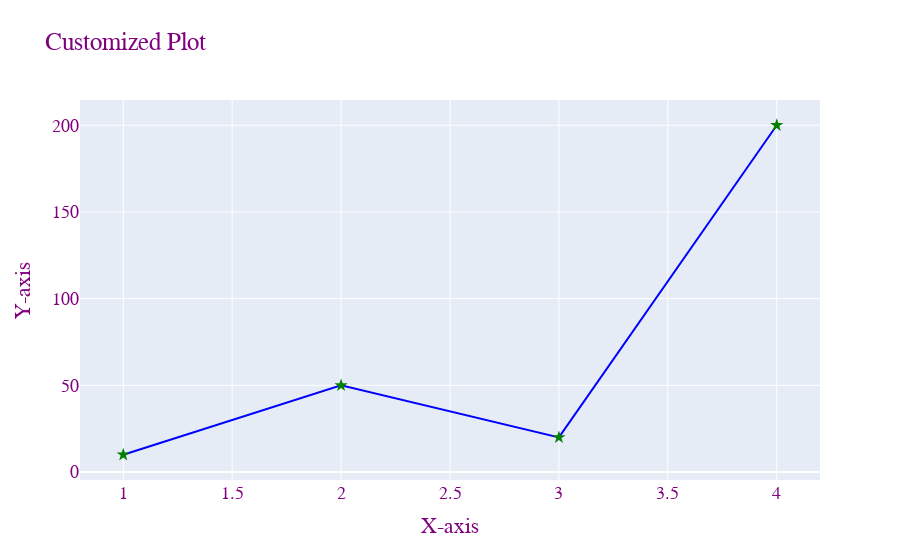

Here is the notebook cell this chart was saved with:
### Code cell
import plotly.graph_objects as go
fig = go.Figure(data=go.Scatter(x=[1,2,3,4], y=[10,50,20,200]))
fig.update_layout(
    title="Customized Plot",
    xaxis_title="X-axis",
    yaxis_title="Y-axis",
    font=dict(
        family="Courier New, monospace",
        size=18,
        color="purple"
    )
)

fig.update_traces(
    marker=dict(
        color="green",
        size=10,
        symbol="star"
    ),
    line=dict(
        color="blue",
        width=2
    )
)

fig.show()

### Figure 1 — Plotly figure (JSON) as saved in the notebook; plotly's stock layout.template omitted (floating-point values rounded to 4 significant figures)
{"data": [{"line": {"color": "blue", "width": 2}, "marker": {"color": "green", "size": 10, "symbol": "star"}, "type": "scatter", "x": [1, 2, 3, 4], "y": [10, 50, 20, 200]}], "layout": {"font": {"color": "purple", "family": "Courier New, monospace", "size": 18}, "title": {"text": "Customized Plot"}, "xaxis": {"title": {"text": "X-axis"}}, "yaxis": {"title": {"text": "Y-axis"}}}}
